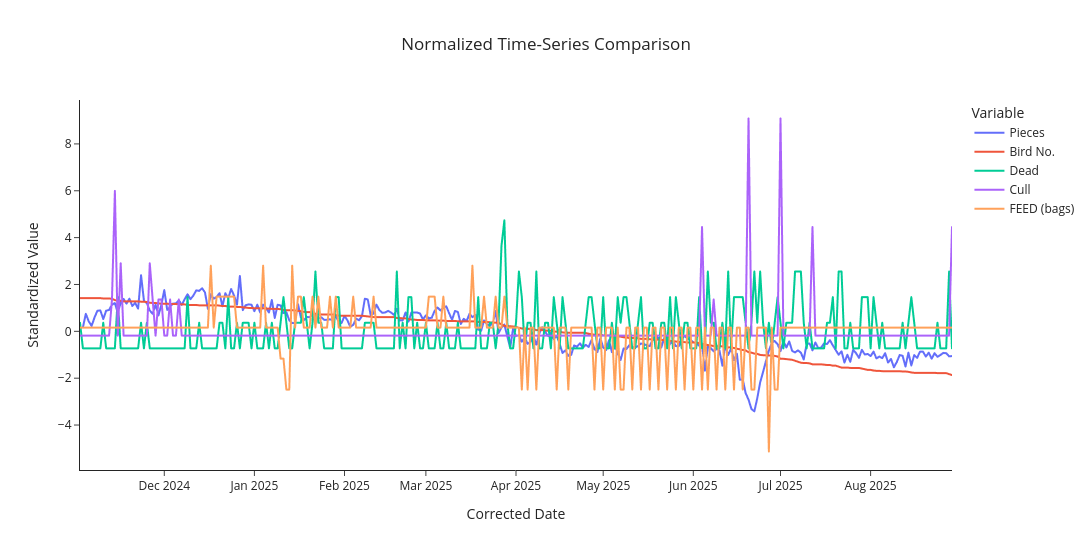

The code cell stored with this chart in its notebook:
### Markdown cell above
## 8. Normalized comparison of target and predictors

### Code cell
comparison_columns = [TARGET_COLUMN, *EXOG_COLUMNS]

normalized = model_data[comparison_columns].copy()

for column in comparison_columns:
    standard_deviation = normalized[column].std()

    if standard_deviation == 0:
        normalized[column] = 0
    else:
        normalized[column] = (
            normalized[column] - normalized[column].mean()
        ) / standard_deviation

normalized = normalized.reset_index().melt(
    id_vars=DATE_COLUMN,
    value_vars=comparison_columns,
    var_name="Variable",
    value_name="Standardized Value",
)

fig = px.line(
    normalized,
    x=DATE_COLUMN,
    y="Standardized Value",
    color="Variable",
    title="Normalized Time-Series Comparison",
)

fig.update_layout(
    template="simple_white",
    title_x=0.5,
    width=1100,
    height=550,
    hovermode="x unified",
)

fig.show()

### Figure 1 — Plotly figure (JSON) as saved in the notebook; plotly's stock layout.template omitted (floating-point values rounded to 4 significant figures; data arrays with more than 128 entries replaced by an {"elided": "..."} marker saying what was removed)
{"data": [{"hovertemplate": "Variable=Pieces<br>Corrected Date=%{x}<br>Standardized Value=%{y}<extra></extra>", "legendgroup": "Pieces", "line": {"color": "#636efa", "dash": "solid"}, "marker": {"symbol": "circle"}, "mode": "lines", "name": "Pieces", "showlegend": true, "type": "scattergl", "x": {"elided": "301 str values"}, "xaxis": "x", "y": {"elided": "301 float values"}, "yaxis": "y"}, {"hovertemplate": "Variable=Bird No.<br>Corrected Date=%{x}<br>Standardized Value=%{y}<extra></extra>", "legendgroup": "Bird No.", "line": {"color": "#EF553B", "dash": "solid"}, "marker": {"symbol": "circle"}, "mode": "lines", "name": "Bird No.", "showlegend": true, "type": "scattergl", "x": {"elided": "301 str values"}, "xaxis": "x", "y": {"elided": "301 float values"}, "yaxis": "y"}, {"hovertemplate": "Variable=Dead<br>Corrected Date=%{x}<br>Standardized Value=%{y}<extra></extra>", "legendgroup": "Dead", "line": {"color": "#00cc96", "dash": "solid"}, "marker": {"symbol": "circle"}, "mode": "lines", "name": "Dead", "showlegend": true, "type": "scattergl", "x": {"elided": "301 str values"}, "xaxis": "x", "y": {"elided": "301 float values"}, "yaxis": "y"}, {"hovertemplate": "Variable=Cull<br>Corrected Date=%{x}<br>Standardized Value=%{y}<extra></extra>", "legendgroup": "Cull", "line": {"color": "#ab63fa", "dash": "solid"}, "marker": {"symbol": "circle"}, "mode": "lines", "name": "Cull", "showlegend": true, "type": "scattergl", "x": {"elided": "301 str values"}, "xaxis": "x", "y": {"elided": "301 float values"}, "yaxis": "y"}, {"hovertemplate": "Variable=FEED (bags)<br>Corrected Date=%{x}<br>Standardized Value=%{y}<extra></extra>", "legendgroup": "FEED (bags)", "line": {"color": "#FFA15A", "dash": "solid"}, "marker": {"symbol": "circle"}, "mode": "lines", "name": "FEED (bags)", "showlegend": true, "type": "scattergl", "x": {"elided": "301 str values"}, "xaxis": "x", "y": {"elided": "301 float values"}, "yaxis": "y"}], "layout": {"height": 550, "hovermode": "x unified", "legend": {"title": {"text": "Variable"}, "tracegroupgap": 0}, "title": {"text": "Normalized Time-Series Comparison", "x": 0.5}, "width": 1100, "xaxis": {"anchor": "y", "domain": [0, 1], "title": {"text": "Corrected Date"}}, "yaxis": {"anchor": "x", "domain": [0, 1], "title": {"text": "Standardized Value"}}}}
